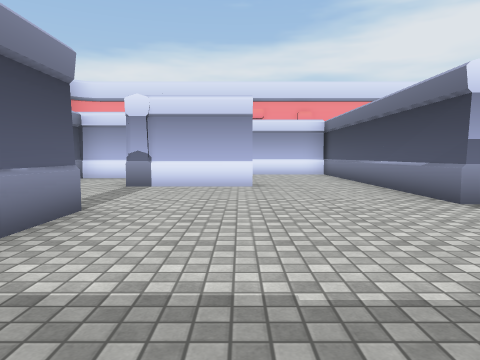
View 1 (above)

24 first-person views from a walk through a Unity game level. The camera is 1.2 m above the floor, tilts 4° down and sees 70° across. The floor is counted in squares, 2 m on a side. Each view is taken from the middle of a square. On the plan, view 1 faces up. The plan holds only what a view shows up to about 10 squares ahead; the rest is blank. The player is left out. Some surface patterns are stand-ins.

View 2
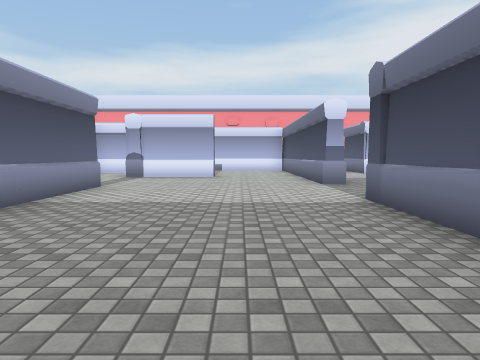

View 3
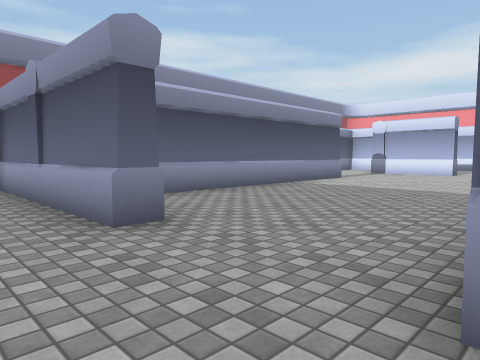

View 4
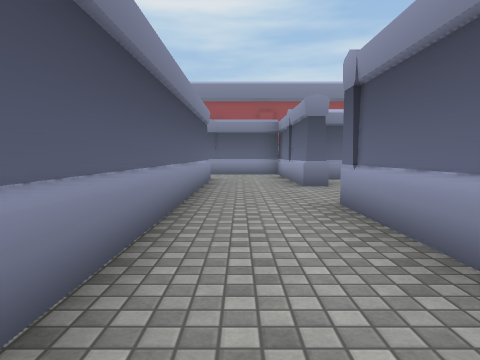

View 5
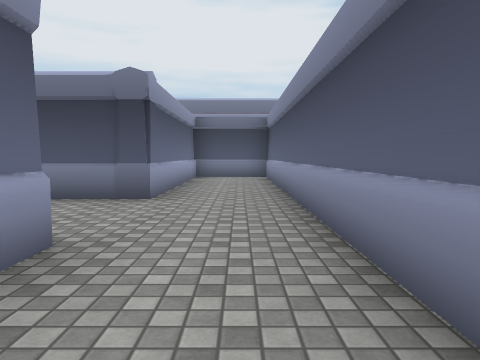

View 6
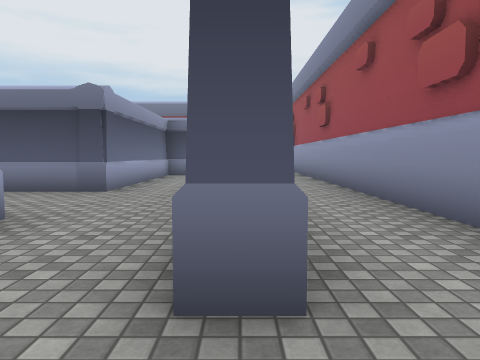

View 7
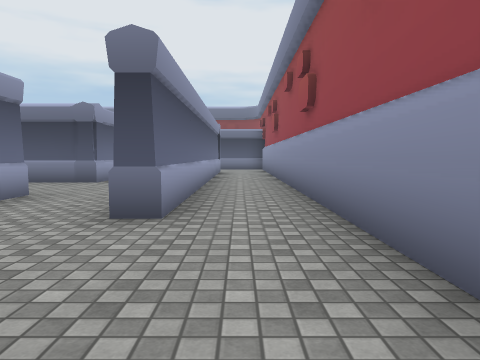

View 8
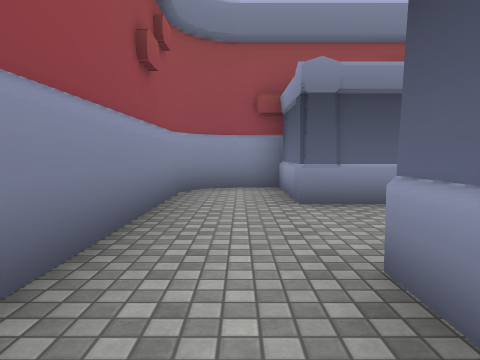

View 9
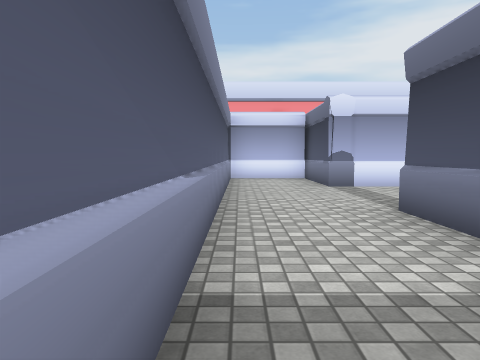

View 10
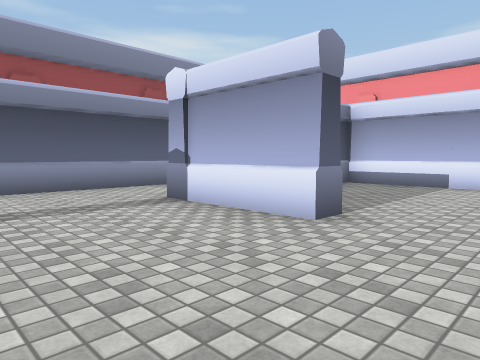

View 11
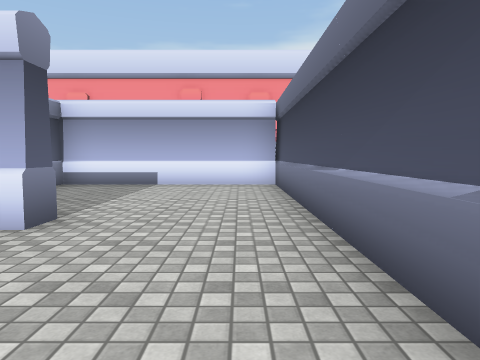

View 12
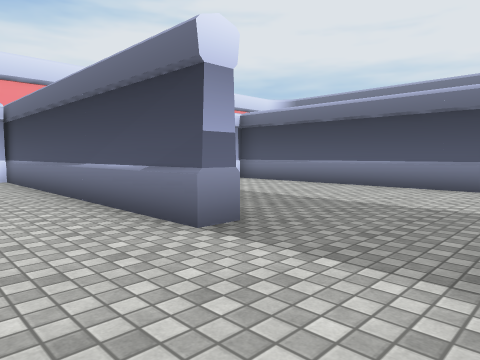

View 13
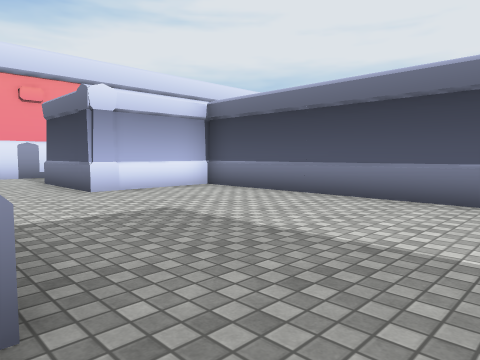

View 14
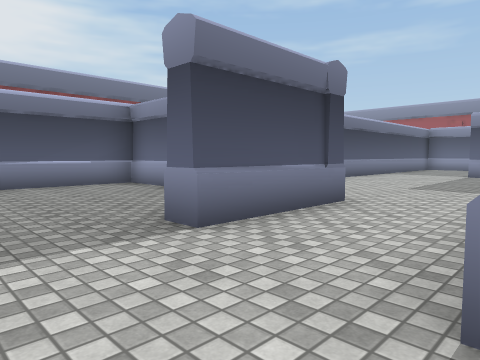

View 15
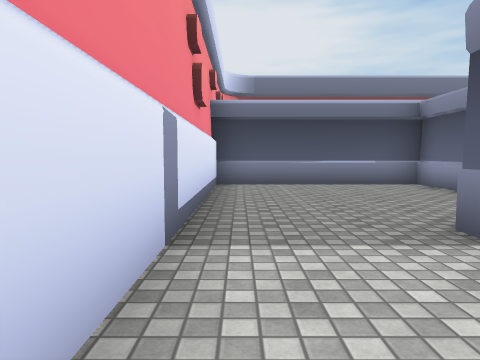

View 16
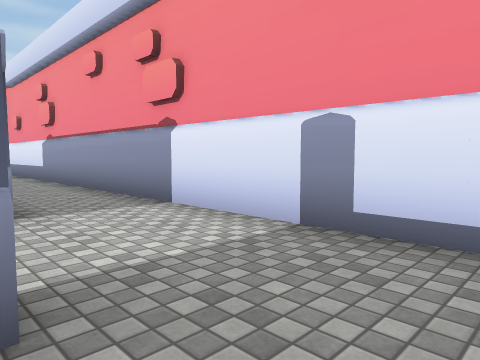

View 17
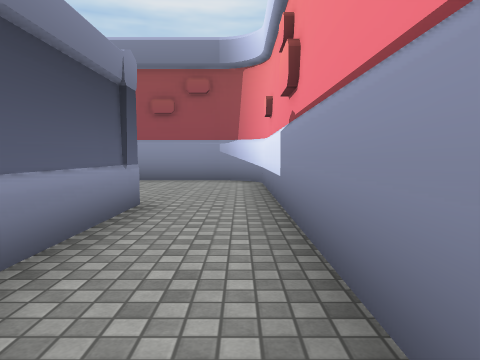

View 18
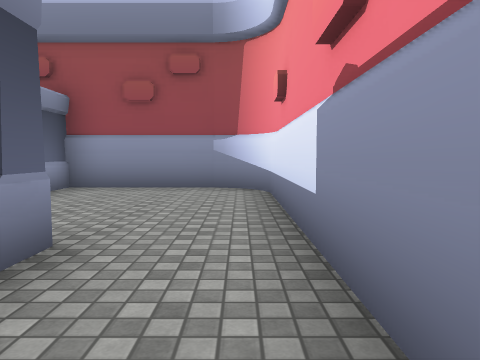

View 19
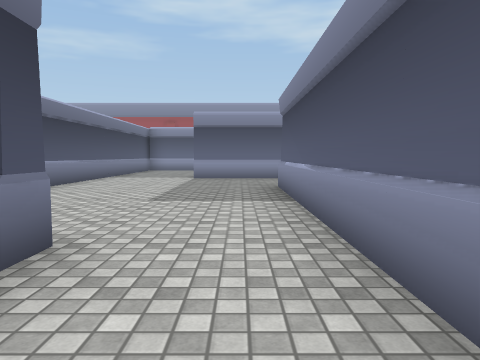

View 20
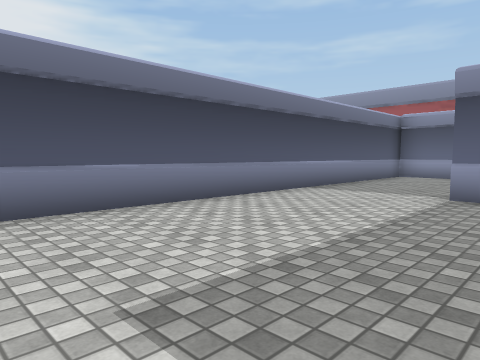

View 21
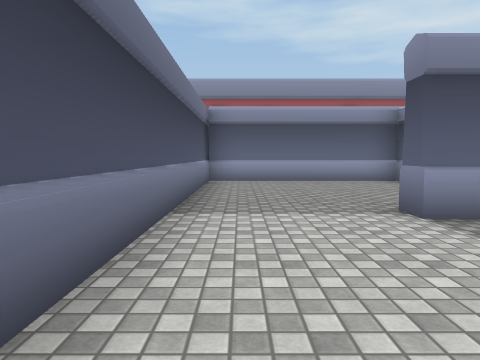

View 22
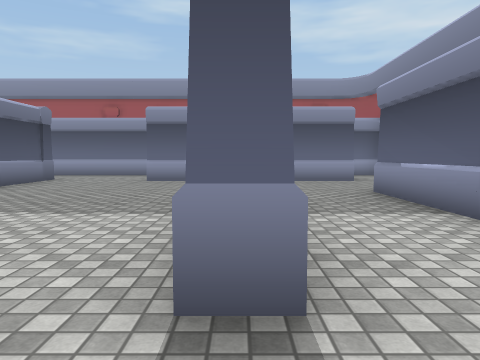

View 23
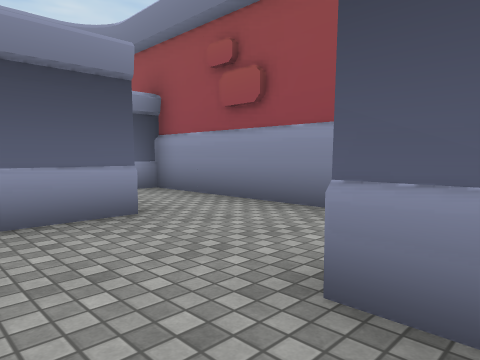

View 24
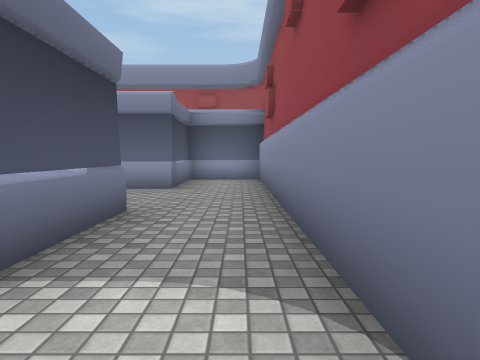

### Floor plan
Ten units are one square. View 1 is at (0, 0); x grows to the right and y downward. Boxes are objects, and circles mark ways between rooms. Rooms are numbered by the first view taken in them; rooms with no view inside come last. Other rooms are left out.
<svg viewBox="-70 -140 178 225">
<path fill="none" stroke="#000" d="M-22 -24 -22 -38 -18 -38 -18 29M28 -42 28 -64M3 -68 -22 -68 -22 -96M-8 33 3 33M-22 -93 -43 -93 -43 8M-48 33 -32 33M28 37 28 -17M32 29 32 38M3 33 3 37 -14 37M78 37 28 37M-18 57 78 57 78 30M-14 37 -44 37M-43 50 -43 62 -65 62 -65 70M-55 80 70 80M50 62 -18 62 -18 57M28 -17 52 -17M78 -15 78 -87 52 -87M32 -100 32 -42 28 -42M-22 -118 2 -118M-65 -125 -65 -97 -56 -97M34 -135 -55 -135M88 -92 103 -92 103 -135 34 -135M52 -87 52 -112 58 -112M-65 -24 -65 57 -48 57 -48 33M-48 8 -48 -12M3 -74 3 -68M29 -113 -19 -113M28 -64 28 -118M-18 -119 -18 -109M52 -17 52 -12M31 33 78 33M78 30 78 -15"/>
<circle cx="15" cy="30" r="3" fill="#2a7"/>
<circle cx="30" cy="-35" r="3" fill="#2a7"/>
<circle cx="-50" cy="15" r="3" fill="#2a7"/>
<circle cx="15" cy="-70" r="3" fill="#2a7"/>
<circle cx="-5" cy="45" r="3" fill="#2a7"/>
<circle cx="40" cy="-100" r="3" fill="#2a7"/>
<circle cx="65" cy="-20" r="3" fill="#2a7"/>
<circle cx="30" cy="-130" r="3" fill="#2a7"/>
<text x="-10" y="-30">1</text>
<text x="30" y="40">2</text>
<text x="-10" y="70">3</text>
<text x="50" y="-50">4</text>
<text x="-30" y="-120">5</text>
<text x="70" y="-120">6</text>
<text x="-60" y="-20">7</text>
<text x="10" y="-90">8</text>
<text x="50" y="0">9</text>
</svg>
Room 1 opens to room 2. Room 1 opens to room 4. Room 1 opens to room 7. Room 1 opens to room 8. Room 2 opens to room 3. Room 4 opens to room 6. Room 4 opens to room 9. Room 5 opens to room 6.

Where each view was taken, in squares from view 1:
view 1: 0 up, 0 right, facing up
view 2: 3 down, 1 right, facing up
view 3: 5 down, 3 right, facing up-left
view 4: 5 down, 7 right, facing left
view 5: 5 down, 2 left, facing right
view 6: 6 down, 3 left, facing right
view 7: 7 down, 5 left, facing right
view 8: 7 down, 0 right, facing left
view 9: 0 up, 4 left, facing up
view 10: 4 up, 2 right, facing up-left
view 11: 4 up, 2 right, facing up
view 12: 2 up, 1 right, facing up-right
view 13: 3 up, 3 right, facing up-right
view 14: 13 up, 3 right, facing down-right
view 15: 13 up, 3 right, facing right
view 16: 11 up, 7 right, facing up-left
view 17: 13 up, 2 right, facing left
view 18: 13 up, 0 right, facing left
view 19: 11 up, 4 right, facing down
view 20: 7 up, 4 right, facing down-right
view 21: 5 up, 7 right, facing down
view 22: 5 up, 2 left, facing down
view 23: 0 up, 3 left, facing down-left
view 24: 3 up, 6 left, facing down
